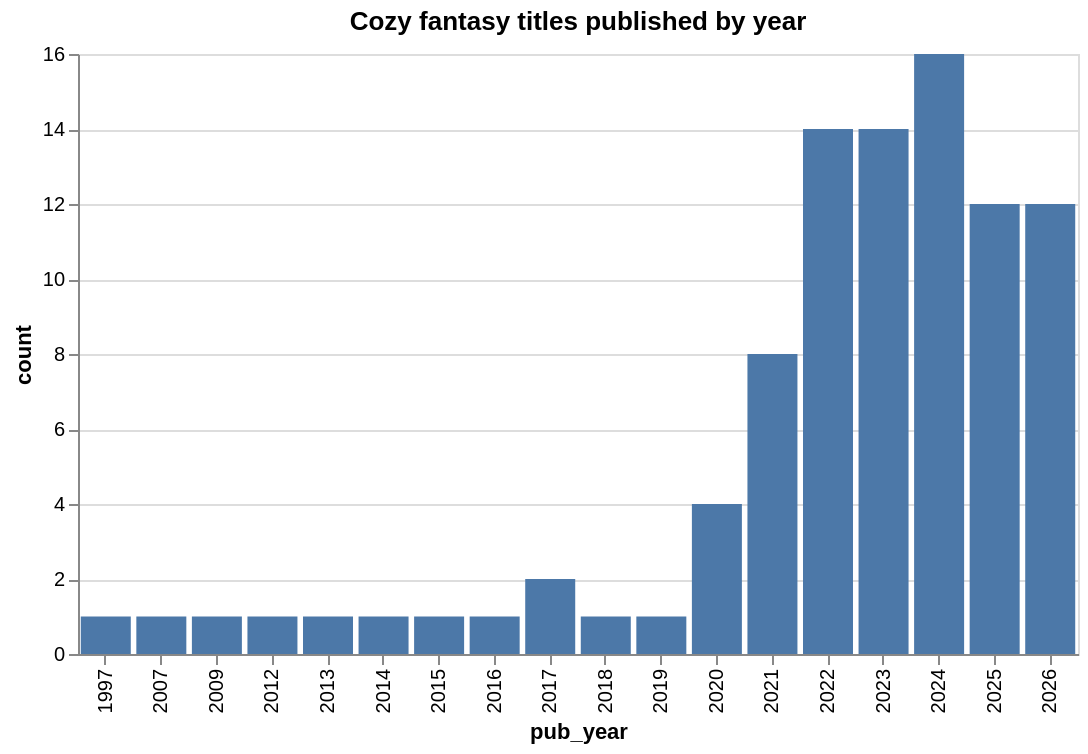

Here is the notebook cell this chart was saved with:
### Code cell
#looking at publication volume by year
by_year = df.groupby("pub_year").size().reset_index(name="count")

alt.Chart(by_year).mark_bar().encode(
    x="pub_year:O",
    y="count:Q"
).properties(title="Cozy fantasy titles published by year", width=500)

### Figure 1 — Vega-Lite specification as saved in the notebook (floating-point values rounded to 4 significant figures)
{"config": {"view": {"continuousWidth": 300, "continuousHeight": 300}}, "data": {"name": "data-67c31dddb544cb2aab739969f75d0220"}, "mark": {"type": "bar"}, "encoding": {"x": {"field": "pub_year", "type": "ordinal"}, "y": {"field": "count", "type": "quantitative"}}, "title": "Cozy fantasy titles published by year", "width": 500, "$schema": "https://vega.github.io/schema/vega-lite/v6.4.1.json", "datasets": {"data-67c31dddb544cb2aab739969f75d0220": [{"pub_year": 1997.0, "count": 1}, {"pub_year": 2007.0, "count": 1}, {"pub_year": 2009.0, "count": 1}, {"pub_year": 2012.0, "count": 1}, {"pub_year": 2013.0, "count": 1}, {"pub_year": 2014.0, "count": 1}, {"pub_year": 2015.0, "count": 1}, {"pub_year": 2016.0, "count": 1}, {"pub_year": 2017.0, "count": 2}, {"pub_year": 2018.0, "count": 1}, {"pub_year": 2019.0, "count": 1}, {"pub_year": 2020.0, "count": 4}, {"pub_year": 2021.0, "count": 8}, {"pub_year": 2022.0, "count": 14}, {"pub_year": 2023.0, "count": 14}, {"pub_year": 2024.0, "count": 16}, {"pub_year": 2025.0, "count": 12}, {"pub_year": 2026.0, "count": 12}]}}
